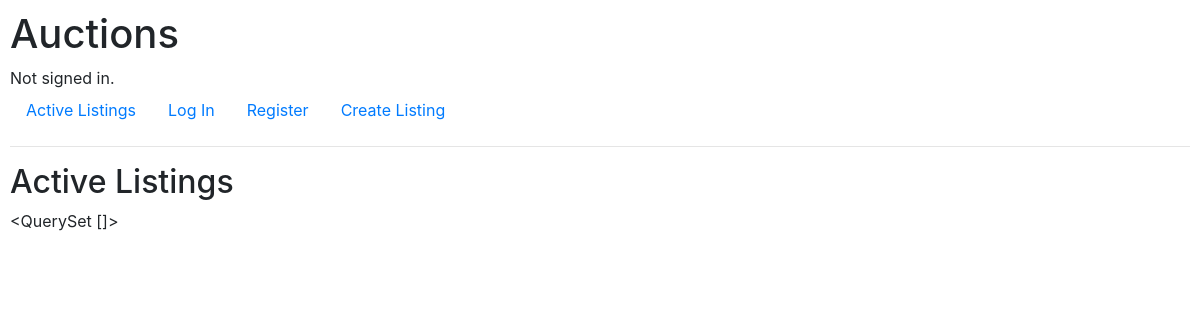
Page /auctions on the earlier database version.
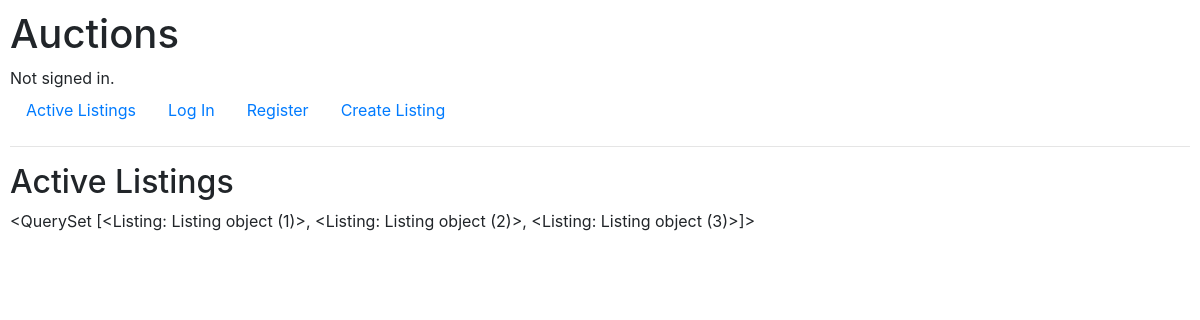
Same page on the later database version.
### auctions/models.py (models this page shows)
class Listing(models.Model):
    title = models.CharField(max_length=255)
    start_bid = models.DecimalField(max_digits=225, decimal_places=2)
    category = models.CharField(max_length=255)
    image = models.CharField(max_length=255, null=True)

### auctions/views.py (the view)
# urls.py: path("", views.index, name="index"),
def index(request):
    return render(request, "auctions/index.html", {
        "listings": Listing.objects.all()
    })

### auctions/templates/auctions/index.html
{% extends "auctions/layout.html" %}
{% block body %}
    <h2>Active Listings</h2>
    {{listings}}
{% endblock %}

### auctions/templates/auctions/layout.html (shortened to what this page needs)
{% load static %}
<!DOCTYPE html>
<html lang="en">
    <head>
        <link rel="stylesheet" href="https://stackpath.bootstrapcdn.com/bootstrap/4.4.1/css/bootstrap.min.css">
        <link href="{% static 'auctions/styles.css' %}" rel="stylesheet">
    </head>
    <body>
        <h1>Auctions</h1>
        <div>
            {% if user.is_authenticated %}
                Signed in as <strong>{{ user.username }}</strong>.
            {% else %}
                Not signed in.
            {% endif %}
        </div>
        <ul class="nav">
            <li class="nav-item">
                <a class="nav-link" href="{% url 'index' %}">Active Listings</a>
            </li>
            {% if user.is_authenticated %}
                <li class="nav-item">
                    <a class="nav-link" href="{% url 'logout' %}">Log Out</a>
                </li>
            {% else %}
                <li class="nav-item">
                    <a class="nav-link" href="{% url 'login' %}">Log In</a>
                </li>
                <li class="nav-item">
                    <a class="nav-link" href="{% url 'register' %}">Register</a>
                </li>
                <li class="nav-item">
                    <a class="nav-link" href="{% url 'create' %}">Create Listing</a>
                </li>
            {% endif %}
        </ul>
        <hr>
        {% block body %}
        {% endblock %}
    </body>
</html>

### auctions/static/auctions/styles.css (style rules this page uses)
body { padding: 10px; }

Differences in the rows shown:
added Listing: id "<QuerySet [<Listing: Listing object (1)>, <Listing: Listing object (2)>, <Listing: Listing object (3)>]>"
Other differences:
{{ listings }}: "<QuerySet []>" → (not shown)
